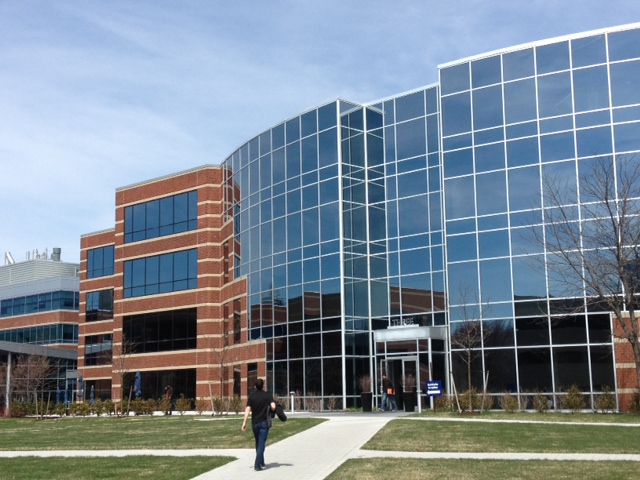
#> input picture opencvStitcher/Panorama-master/data/building/building1.jpg, 640 x 480 px, given in place of the camera
$ python CapShow2.py
#> lines starting #> are read from the running program, lines starting #| are printed output that depends on the picture
import cv2
import numpy as np
import timeit


class banCapShow:

    def __init__(self):

        # self.L_md_opt = "ORB"  # SURF  ORB  SIFT  匹配特征点
        # self.L_ransacRep = 5.0  # ransac Rep是 RANSAC 算法允许的最大像素“摆动空间”
        self.L_H = np.array([[0, 0, 0], [0, 0, 0], [0, 0, 0]])  # 变换矩阵
        self.L_Ht = np.array([[0, 0, 0], [0, 0, 0], [0, 0, 0]])  # 变换矩阵

        self.L_height_src = 480  # 左边图像大小
        self.L_width_src = 640  #
        self.L_height_dst = 480  # 右边图像大小
        self.L_width_dst = 640  #

        self.L_height_pano = 480  # 合成图像大小
        self.L_width_pano = 640  #
        self.L_t = [0, 0]  # 偏移距离

        # 遮罩
        self.L_mask1 = np.array([[0, 0, 0], [0, 0, 0], [0, 0, 0]])  # 遮罩
        self.L_mask2 = np.array([[0, 0, 0], [0, 0, 0], [0, 0, 0]])  # 遮罩

        # 最近邻近似匹配
        # self.L_fm_opt = "FB"  # opt='FB', FlannBased opt='BF', BruteForce
        # self.L_ratio = 0.75  # 这个比值就是罗氏比率检验

        # 拼接模式 左右
        self.L_side = "left"
        # 除去黑边
        self.L_pts = np.array([[0, 0], [0, 0], [0, 0], [0, 0], [0, 0], [0, 0], [0, 0], [0, 0]])

        self.L_init_status = False

        # init
        # self.L_cs_status = False
        # self.L_cs_index = 0


        self.md_opt = "ORB"  # SURF  ORB  SIFT  匹配特征点
        self.ransacRep = 5.0  # ransac Rep是 RANSAC 算法允许的最大像素“摆动空间”
        self.H = np.array([[0, 0, 0], [0, 0, 0], [0, 0, 0]])  # 变换矩阵
        self.Ht = np.array([[0, 0, 0], [0, 0, 0], [0, 0, 0]])  # 变换矩阵

        self.height_src = 480  # 左边图像大小
        self.width_src = 640  #
        self.height_dst = 480  # 右边图像大小
        self.width_dst = 640  #

        self.height_pano = 480  # 合成图像大小
        self.width_pano = 640  #
        self.t = [0, 0]  # 偏移距离

        # 遮罩
        self.mask1 = np.array([[0, 0, 0], [0, 0, 0], [0, 0, 0]])  # 遮罩
        self.mask2 = np.array([[0, 0, 0], [0, 0, 0], [0, 0, 0]])  # 遮罩

        # 最近邻近似匹配
        self.fm_opt = "FB"  # opt='FB', FlannBased opt='BF', BruteForce
        self.ratio = 0.75  # 这个比值就是罗氏比率检验

        # 拼接模式 左右
        self.side = "left"
        # 除去黑边
        self.pts = np.array([[0, 0], [0, 0], [0, 0], [0, 0], [0, 0], [0, 0], [0, 0], [0, 0]])
        self.init_status = False

        # init
        self.cs_status = False
        self.cs_index = 0

    def init_bl(self,src_img, dst_img):
        pano, non_blend, left_side, right_side = self.warpTwoImages(src_img, dst_img, True)
        if self.L_init_status == True:
            self.H = self.L_H
            self.Ht = self.L_Ht
            self.height_src = self.L_height_src
            self.width_src = self.L_width_src
            self.height_dst = self.L_height_dst
            self.width_dst = self.L_width_dst

            self.height_pano = self.L_height_pano
            self.width_pano = self.L_width_pano
            self.t = self.L_t

            # 遮罩
            self.mask1 = self.L_mask1
            self.mask2 = self.L_mask2

            # 最近邻近似匹配
            # self.L_fm_opt = "FB"  # opt='FB', FlannBased opt='BF', BruteForce
            # self.L_ratio = 0.75  # 这个比值就是罗氏比率检验

            # 拼接模式 左右
            self.side = self.L_side
            # 除去黑边
            self.pts = self.L_pts
            self.init_status = True
        else:
            self.init_bl(src_img, dst_img)

    def imageStitcher(self, src_img, dst_img):
        # src_img_warped = cv2.warpPerspective(
        #     src_img, self.Ht.dot(self.H), (self.width_pano, self.height_pano)
        # )
        if  self.init_status == False:
            self.init_bl(src_img, dst_img)

        src_img_warped = cv2.warpPerspective(
            src_img, self.Ht, (self.width_pano, self.height_pano)
        )
        dst_img_rz = np.zeros((self.height_pano, self.width_pano, 3))
        if self.side == "left":
            dst_img_rz[self.t[1]: self.height_src + self.t[1], self.t[0]: self.width_dst + self.t[0]] = dst_img
        else:
            dst_img_rz[self.t[1]: self.height_src + self.t[1], :self.width_dst] = dst_img

        if self.side == "left":
            dst_img_rz = cv2.flip(dst_img_rz, 1)
            src_img_warped = cv2.flip(src_img_warped, 1)
            dst_img_rz = dst_img_rz * self.mask1
            src_img_warped = src_img_warped * self.mask2
            pano = src_img_warped + dst_img_rz
            pano = cv2.flip(pano, 1)
        else:
            dst_img_rz = dst_img_rz * self.mask1
            src_img_warped = src_img_warped * self.mask2
            pano = src_img_warped + dst_img_rz

        pano = self.crop(pano, self.height_dst, self.pts)
        pano = np.array(pano, dtype=float) / float(255)
        return pano

    def FunWhile(self):
        # [6 lines of commented-out code are left out]

        capture1 = cv2.VideoCapture(0)  # //打开电脑自带摄像头
        capture2 = cv2.VideoCapture(1)

        zydh = 0

        sc = 1
        while True: # # q 113  w 119 a  97   d 100  s 115
            try:

                if zydh == 0:
                    ref1, frame1 = capture1.read()
#> frame1 is the input picture: shape (480, 640, 3); mean B, G, R 148.2, 135.9, 122.8
                    ref2, frame2 = capture2.read()
                else:
                    ref2, frame2 = capture1.read()
                    ref1, frame1 = capture2.read()

                if ref1 and ref2:
                    cv2.imshow("tu1", frame1)
                    cv2.imshow("tu2", frame2)
                    pano = self.imageStitcher(frame1, frame2)
                    cv2.imshow("pano ", pano)
                k = cv2.waitKey(30)
                if sc == 1:
                    print(type(ref1), ref1, type(frame1), type(ref2), ref2, type(frame2))
                    print("k : ",k) # q 113  w 119 a  97   d 100  s 115
                if k == 113:
                    break
                if k == 100:
                    if zydh == 1:
                        zydh = 0
                    else:
                        zydh = 1
                if k == 97:
                    print("即将初始化")
                    self.init_bl(frame1, frame2)
                if k == 115:
                    if sc == 1:
                        sc = 0
                    else:
                        sc = 1
            except EnvironmentError as e:
                print("511 while error ",e)

    def blendingMask(self, height, width, barrier, smoothing_window, left_biased=True):

        mask = np.zeros((height, width))
        offset = int(smoothing_window / 2)
        try:
            if left_biased:
                mask[:, barrier - offset: barrier + offset + 1] = np.tile(
                    np.linspace(1, 0, 2 * offset + 1).T, (height, 1)
                )
                mask[:, : barrier - offset] = 1
            else:
                mask[:, barrier - offset: barrier + offset + 1] = np.tile(
                    np.linspace(0, 1, 2 * offset + 1).T, (height, 1)
                )
                mask[:, barrier + offset:] = 1
        except BaseException:
            if left_biased:
                mask[:, barrier - offset: barrier + offset + 1] = np.tile(
                    np.linspace(1, 0, 2 * offset).T, (height, 1)
                )
                mask[:, : barrier - offset] = 1
            else:
                mask[:, barrier - offset: barrier + offset + 1] = np.tile(
                    np.linspace(0, 1, 2 * offset).T, (height, 1)
                )
                mask[:, barrier + offset:] = 1

        return cv2.merge([mask, mask, mask])

    def warpTwoImages(self, src_img, dst_img, showstep=False):
        self.L_init_status = True
        # generate Homography matrix
        H, _ = self.generateHomography(src_img, dst_img)
        self.L_H = H
        # get height and width of two images
        height_src, width_src = src_img.shape[:2]
        height_dst, width_dst = dst_img.shape[:2]

        self.L_height_src = height_src  # 左边图像大小
        self.L_width_src = width_src  #
        self.L_height_dst = height_dst  # 右边图像大小
        self.L_width_dst = width_dst  #

        # extract conners of two images: top-left, bottom-left, bottom-right, top-right
        pts1 = np.float32(
            [[0, 0], [0, height_src], [width_src, height_src], [width_src, 0]]
        ).reshape(-1, 1, 2)
        pts2 = np.float32(
            [[0, 0], [0, height_dst], [width_dst, height_dst], [width_dst, 0]]
        ).reshape(-1, 1, 2)

        try:
            # aply homography to conners of src_img
            pts1_ = cv2.perspectiveTransform(pts1, H)
            pts = np.concatenate((pts1_, pts2), axis=0)

            # find max min of x,y coordinate
            [xmin, ymin] = np.int64(pts.min(axis=0).ravel() - 0.5)
            [_, ymax] = np.int64(pts.max(axis=0).ravel() + 0.5)
            t = [-xmin, -ymin]

            self.L_t = t  # 偏移距离

            # top left point of image which apply homography matrix, which has x coordinate < 0, has side=left
            # otherwise side=right
            # source image is merged to the left side or right side of destination image
            if pts[0][0][0] < 0:
                side = "left"
                width_pano = width_dst + t[0]
            else:
                width_pano = int(pts1_[3][0][0])
                side = "right"
            height_pano = ymax - ymin

            self.L_side = side
            self.L_pts = pts


            dst_img_rz_size_H = dst_img.shape[0]
            dst_img_rz_size_W = dst_img.shape[1]
            if height_pano < dst_img_rz_size_H:
                height_pano = dst_img_rz_size_H
            if width_pano < dst_img_rz_size_W:
                width_pano = dst_img_rz_size_W

            self.L_height_pano = height_pano  # 合成图像大小
            self.L_width_pano = width_pano  #

            # Translation
            # https://stackoverflow.com/a/20355545
            Ht = np.array([[1, 0, t[0]], [0, 1, t[1]], [0, 0, 1]])
            self.L_Ht = Ht.dot(H)

            src_img_warped = cv2.warpPerspective(
                src_img, Ht.dot(H), (width_pano, height_pano)
            )


            # generating size of dst_img_rz which has the same size as src_img_warped
            dst_img_rz = np.zeros((height_pano, width_pano, 3))
            if side == "left":
                dst_img_rz[t[1]: height_src + t[1], t[0]: width_dst + t[0]] = dst_img
            else:
                dst_img_rz[t[1]: height_src + t[1], :width_dst] = dst_img

            # blending panorama
            pano, nonblend, leftside, rightside = self.panoramaBlending(
                dst_img_rz, src_img_warped, width_dst, side, showstep=showstep
            )

            # croping black region
            pano = self.crop(pano, height_dst, pts)
            return pano, nonblend, leftside, rightside
        except BaseException as e:
            # raise Exception("Please try again with another image set!", e)
            self.L_init_status = False
            print("角度相差过大", e)

    def  panoramaBlending(self,dst_img_rz, src_img_warped, width_dst, side, showstep=False):
        """Given two aligned images @dst_img and @src_img_warped, and the @width_dst is width of dst_img
        before resize, that indicates where there is the discontinuity between the images,
        this function produce a smoothed transient in the overlapping.
        @smoothing_window is a parameter that determines the width of the transient
        left_biased is a flag that determines whether it is masked the left image,
        or the right one"""

        h, w, _ = dst_img_rz.shape
        smoothing_window = int(width_dst / 8)
        barrier = width_dst - int(smoothing_window / 2)

        if barrier > w:
            self.L_init_status = False

        mask1 = self.blendingMask(
            h, w, barrier, smoothing_window=smoothing_window, left_biased=True
        )
        mask2 = self.blendingMask(
            h, w, barrier, smoothing_window=smoothing_window, left_biased=False
        )
        self.L_mask1 = mask1
        self.L_mask2 = mask2

        if showstep:
            nonblend = src_img_warped + dst_img_rz
        else:
            nonblend = None
            leftside = None
            rightside = None

        if side == "left":
            dst_img_rz = cv2.flip(dst_img_rz, 1)
            src_img_warped = cv2.flip(src_img_warped, 1)
            dst_img_rz = dst_img_rz * mask1
            src_img_warped = src_img_warped * mask2
            pano = src_img_warped + dst_img_rz
            pano = cv2.flip(pano, 1)
            if showstep:
                leftside = cv2.flip(src_img_warped, 1)
                rightside = cv2.flip(dst_img_rz, 1)
        else:
            dst_img_rz = dst_img_rz * mask1
            src_img_warped = src_img_warped * mask2
            pano = src_img_warped + dst_img_rz
            if showstep:
                leftside = dst_img_rz
                rightside = src_img_warped

        return pano, nonblend, leftside, rightside

    # [37 lines left out: function multiStitching, not called in this run]

    def crop(self,panorama, h_dst, conners):
        """crop panorama based on destination.
        @param panorama is the panorama
        @param h_dst is the hight of destination image
        @param conner is the tuple which containing 4 conners of warped image and
        4 conners of destination image"""
        # find max min of x,y coordinate
        [xmin, ymin] = np.int32(conners.min(axis=0).ravel() - 0.5)
        t = [-xmin, -ymin]
        conners = conners.astype(int)

        # conners[0][0][0] is the X coordinate of top-left point of warped image
        # If it has value<0, warp image is merged to the left side of destination image
        # otherwise is merged to the right side of destination image
        if conners[0][0][0] < 0:
            n = abs(-conners[1][0][0] + conners[0][0][0])
            panorama = panorama[t[1]: h_dst + t[1], n:, :]
        else:
            if conners[2][0][0] < conners[3][0][0]:
                panorama = panorama[t[1]: h_dst + t[1], 0: conners[2][0][0], :]
            else:
                panorama = panorama[t[1]: h_dst + t[1], 0: conners[3][0][0], :]
        return panorama

    def generateHomography(self,src_img, dst_img, ransacRep=5.0):
        """@Return Homography matrix, @param src_img is the image which is warped by homography,
            @param dst_img is the image which is choosing as pivot, @param ratio is the David Lowe’s ratio,
            @param ransacRep is the maximum pixel “wiggle room” allowed by the RANSAC algorithm
            """

        src_kp, src_features = self.findAndDescribeFeatures(src_img)
#> in findAndDescribeFeatures, `grayImage = cv2.cvtColor(image, cv2.COLOR_BGR2GRAY)`:
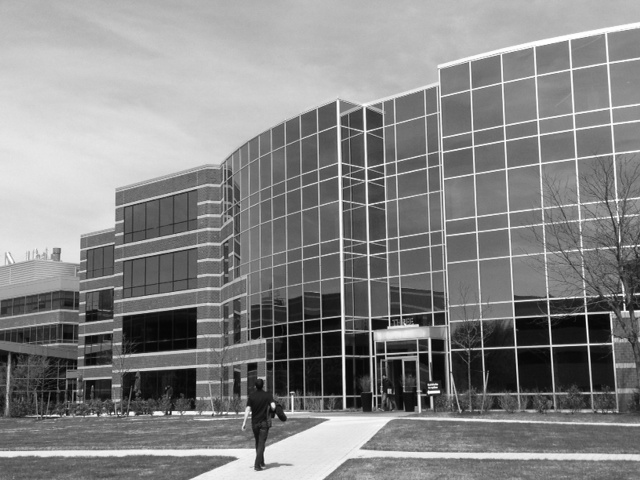
#> grayImage: shape (480, 640); min 0, max 255, mean 133.4
#> in findAndDescribeFeatures, `keypoints, features = md.detectAndCompute(grayImage, None)`: keypoints = 3000 keypoints; strongest (x, y, size): (588, 315, 31), (588, 316, 37.2), (586, 312, 37.2), (553, 348, 31)
        dst_kp, dst_features = self.findAndDescribeFeatures(dst_img)

        good = self.matchFeatures(src_features, dst_features)

        src_points = np.float32([src_kp[m.queryIdx].pt for m in good]).reshape(-1, 1, 2)
        dst_points = np.float32([dst_kp[m.trainIdx].pt for m in good]).reshape(-1, 1, 2)
        # ＃返回值中H为变换矩阵.mask是掩模，在线的点
        H, mask = cv2.findHomography(src_points, dst_points, cv2.RANSAC, ransacRep)
        matchesMask = mask.ravel().tolist()
        return H, matchesMask


    def findAndDescribeFeatures(self,image, opt="ORB"):
        """find and describe features of @image,
            if opt='SURF', SURF algorithm is used.
            if opt='SIFT', SIFT algorithm is used.
            if opt='ORB', ORB algorithm is used.
            @Return keypoints and features of img"""
        # Getting gray image
        grayImage = cv2.cvtColor(image, cv2.COLOR_BGR2GRAY)

        if opt == "SURF":
            md = cv2.xfeatures2d.SURF_create()
        if opt == "ORB":
            md = cv2.ORB_create(nfeatures=3000)
        if opt == "SIFT":
            md = cv2.xfeatures2d.SIFT_create()
        # Find interest points and Computing features.
        keypoints, features = md.detectAndCompute(grayImage, None)
        # Converting keypoints to numbers.
        # keypoints = np.float32(keypoints)
        features = np.float32(features)
        return keypoints, features

    def matchFeatures(self,featuresA, featuresB, ratio=0.75, opt="FB"):
        """matching features beetween 2 @features.
             If opt='FB', FlannBased algorithm is used.
             If opt='BF', BruteForce algorithm is used.
             @ratio is the Lowe's ratio test.
             @return matches"""
        if opt == "BF":
            featureMatcher = cv2.DescriptorMatcher_create("BruteForce")
        if opt == "FB":
            # featureMatcher = cv2.DescriptorMatcher_create("FlannBased")
            FLANN_INDEX_KDTREE = 0
            index_params = dict(algorithm=FLANN_INDEX_KDTREE, trees=5)
            search_params = dict(checks=50)
            #  最近邻近似匹配
            featureMatcher = cv2.FlannBasedMatcher(index_params, search_params)

        # performs k-NN matching between the two feature vector sets using k=2
        # (indicating the top two matches for each feature vector are returned).
        # 使用k=2对两个特征向量集进行k- nn匹配
        # (表示返回每个特征向量的前两个匹配)。
        matches = featureMatcher.knnMatch(featuresA, featuresB, k=2)

        # store all the good matches as per Lowe's ratio test.
        good = []
        for m, n in matches:
            if m.distance < ratio * n.distance:
                good.append(m)
        if len(good) > 4:
            return good
        raise Exception("Not enought matches")

    # [55 lines left out: functions drawKeypoints, drawMatches, not called in this run]


class capshow:
    # [470 lines left out: functions __init__, print_class, initHe, matchFeatures, findAndDescribeFeatures, generateHomography and 6 more, not called in this run]


if __name__ == '__main__':
    # s = capshow()
    # s.showCap()
    # s.initHe()

    d = banCapShow()
    # d.init_bl()
    d.FunWhile()
#> in generateHomography, `src_kp, src_features = self.findAndDescribeFeatures(src_img)`: src_kp has the same summary as keypoints in findAndDescribeFeatures
#> in generateHomography, `dst_kp, dst_features = self.findAndDescribeFeatures(dst_img)`: dst_kp has the same summary as keypoints in findAndDescribeFeatures
#> in matchFeatures, `matches = featureMatcher.knnMatch(featuresA, featuresB, k=2)`: matches = 3000 matches
#> in generateHomography, `src_points = np.float32([src_kp[m.queryIdx].pt for m in good]).reshape..`: src_points = 3000 rows, first 8: [603, 34], [122, 233], [197, 321], [516, 319], [566, 41], [340, 319], [546, 318], [381, 124]
#> in generateHomography, `dst_points = np.float32([dst_kp[m.trainIdx].pt for m in good]).reshape..`: dst_points has the same summary as src_points
#> in generateHomography, `H, mask = cv2.findHomography(src_points, dst_points, cv2.RANSAC, ransa..`: H = [[1, 3.01e-15, -1.25e-12], [4.54e-16, 1, -8.8e-13], [3.28e-19, 6.26e-18, 1]]; mask = 3000 values from 1 to 1
#> in warpTwoImages, `self.L_H = H`: self.L_H has the same summary as H in generateHomography
#> in warpTwoImages, `pts1_ = cv2.perspectiveTransform(pts1, H)`: pts1_ = [[-1.25e-12, -8.8e-13], [1.94e-13, 480], [640, 480], [640, -5.89e-13]]
#> in warpTwoImages, `pts = np.concatenate((pts1_, pts2), axis=0)`: pts = [[-1.25e-12, -8.8e-13], [1.94e-13, 480], [640, 480], [640, -5.89e-13], [0, 0], [0, 480], [640, 480], [640, 0]]
#> in warpTwoImages, `[xmin, ymin] = np.int64(pts.min(axis=0).ravel() - 0.5)`: xmin = 0
#> in warpTwoImages, `[_, ymax] = np.int64(pts.max(axis=0).ravel() + 0.5)`: ymax = 480
#> in warpTwoImages, `t = [-xmin, -ymin]`: t = [0, 0]
#> in warpTwoImages, `width_pano = width_dst + t[0]`: width_pano = 640
#> in warpTwoImages, `height_pano = ymax - ymin`: height_pano = 480
#> in warpTwoImages, `self.L_pts = pts`: self.L_pts has the same summary as pts
#> in warpTwoImages, `self.L_width_pano = width_pano`: self.L_width_pano = 640
#> in warpTwoImages, `Ht = np.array([[1, 0, t[0]], [0, 1, t[1]], [0, 0, 1]])`: Ht = [[1, 0, 0], [0, 1, 0], [0, 0, 1]]
#> in warpTwoImages, `self.L_Ht = Ht.dot(H)`: self.L_Ht has the same summary as H in generateHomography
#> in blendingMask, `mask[:, barrier - offset: barrier + offset + 1] = np.tile( np.linspace..`:
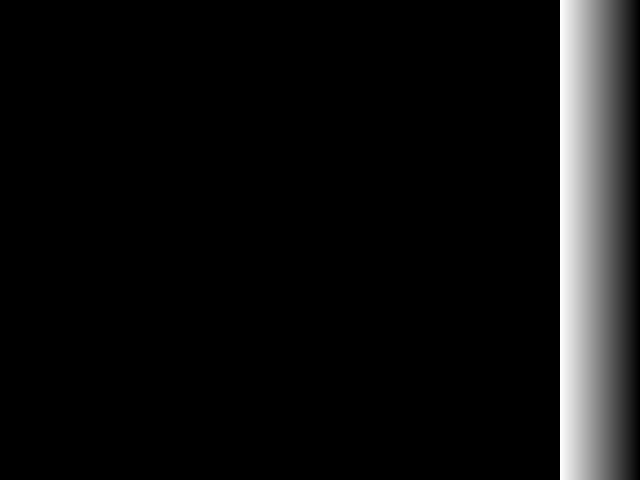
#> mask: shape (480, 640) float64; min 0, max 1, mean 0.0625
#> call 2 of blendingMask, with height = 480, width = 640, barrier = 600, smoothing_window = 80, left_biased = False
#> in blendingMask (call 2), `mask[:, barrier - offset: barrier + offset + 1] = np.tile( np.linspace..`:
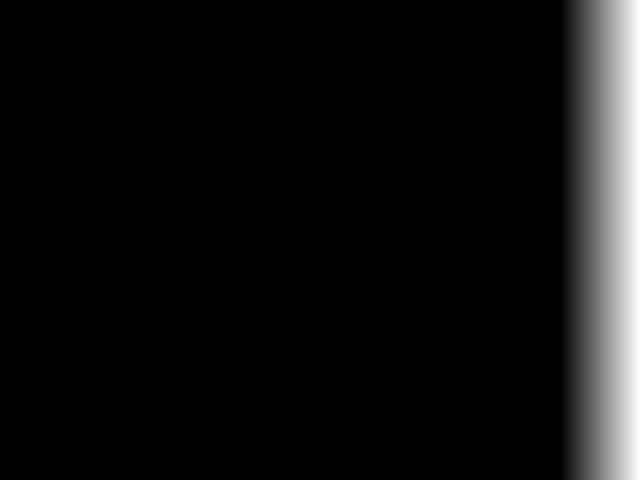
#> mask: shape (480, 640) float64; min 0, max 1, mean 0.0625
#> in panoramaBlending, `dst_img_rz = cv2.flip(dst_img_rz, 1)`:
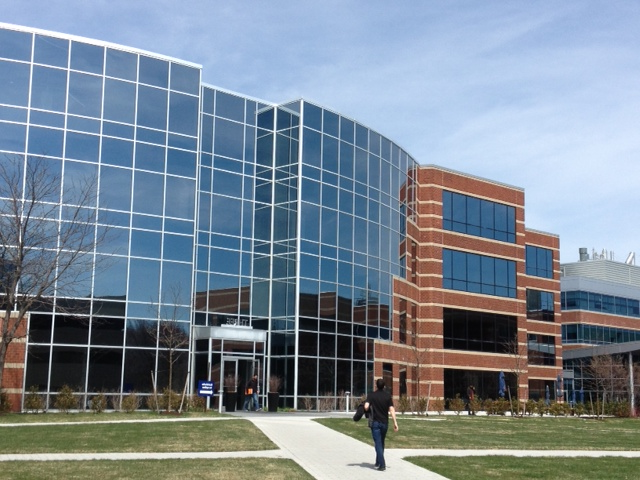
#> dst_img_rz: shape (480, 640, 3) float64; mean of channels 0, 1, 2 148.2, 135.9, 122.8; drawn as B, G, R
#> in panoramaBlending, `dst_img_rz = dst_img_rz * mask1`:
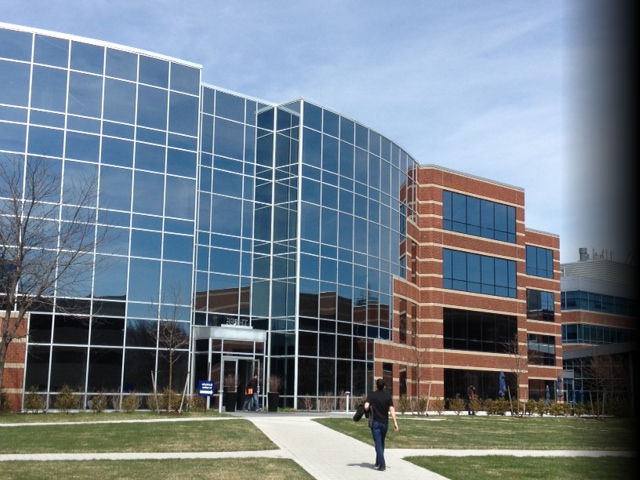
#> dst_img_rz: shape (480, 640, 3) float64; mean of channels 0, 1, 2 137.3, 125.7, 113.3; drawn as B, G, R
#> (the rest of the program and of its run is left out)
